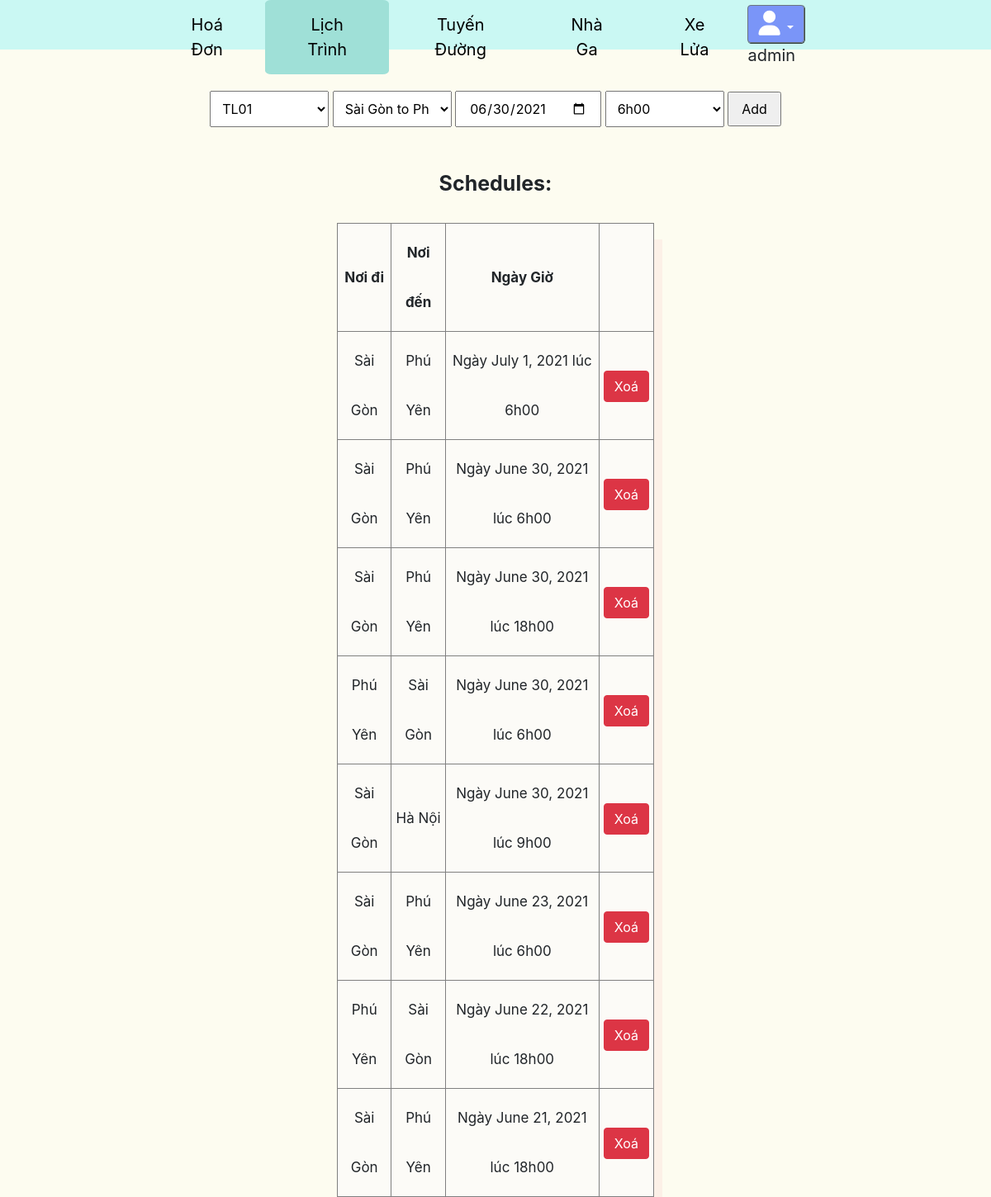
The app's page /schedules/ (signed in) with its own data.
### core/models.py (models this page shows, shortened)
class Schedule(models.Model):
    train = models.ForeignKey(Train, related_name='trains', on_delete=models.CASCADE)
    start_day = models.DateField(auto_now=False, auto_now_add=False)
    start_time = models.TimeField(choices=TIME_SCHEDULE_CHOICE)
    route = models.ForeignKey(Route, related_name='routes', on_delete=models.CASCADE)
    status = models.CharField(default = "", max_length=50, null=True,blank=True)

class Route(models.Model):
    departure = models.ForeignKey(Station, related_name='stations_departure', on_delete=models.CASCADE)
    destination = models.ForeignKey(Station, related_name='stations_destination', on_delete=models.CASCADE)
    def __str__(self) -> str:
        return self.departure.name + " to " + self.destination.name

class Station(models.Model):
    name = models.CharField(default = "", max_length = 50)
    address = models.CharField(default = "",max_length = 255)
    def __str__(self) -> str:
        return self.name

### core/views.py (the view, shortened to what this page needs)
# urls.py: path('schedules/', Schedules.as_view(), name='schedules'),
@method_decorator(staff_member_required, name='dispatch')
class Schedules(View):
    def get(self,request):
        trains = Train.objects.all()
        routes = Route.objects.all()
        schedules = Schedule.objects.all().order_by('-start_day')
        context = {
            'schedules':schedules,
            'trains':trains,
            'routes':routes,
        }
        return render(request, 'core/schedules.html',context)

### core/models.py (called while the page is built)
    def __str__(self) -> str:
        return self.name

### core/templates/core/schedules.html (shortened to what this page needs)
{% extends 'core/base_manage.html' %} {% load static %} {% block head %}
<link rel="stylesheet" href="{% static 'css/RTT.css' %}" />
{% endblock head %}
{% block contain %}
<div class="main">
  <form action="" method="post">
    <select name="train">
      {% for train in trains %}
      <option value="{{train.id}}">{{train}}</option>
      {% endfor %}
    </select>
    <select name="route">
      {% for route in routes %}
      <option value="{{route.id}}">{{route}}</option>
      {% endfor %}
    </select>
    <input type="date" name="start_day" id="start_day" required />
    <select name="start_time">
      <option value="06:00:00">6h00</option>
    </select>
    <input type="submit" value="Add" />
  </form>
  <fieldset>
    <legend id="myLegend">Schedules:</legend>
    <table border="1px solid gray">
      <tr border="1px solid gray">
        <th style="padding: 5px">Nơi đi</th>
        <th style="padding: 5px">Nơi đến</th>
        <th style="padding: 5px">Ngày Giờ</th>
        <th style="padding: 5px"></th>
      </tr>
      {% for schedule in schedules %}
      <tr border="1px solid gray">
        <td style="padding: 5px">{{schedule.route.departure}}</td>
        <td style="padding: 5px">{{schedule.route.destination}}</td>
        <td style="padding: 5px">
          Ngày {{schedule.start_day}} lúc {{schedule.get_start_time_display}}
        </td>
        <td style="padding: 5px"><button class="btn btn-danger"><a style="color:white" href="{% url 'delete-schedule' schedule.id %}">Xoá</a></button></td>
      </tr>
      {% endfor %}
    </table>
  </fieldset>
</div>
{% endblock contain %}

### core/templates/core/base_manage.html (shortened to what this page needs)
{% load static %}
<!DOCTYPE html>
<html lang="en">
  <head>
    <link
      rel="stylesheet"
      href="https://stackpath.bootstrapcdn.com/bootstrap/4.3.1/css/bootstrap.min.css"
    />
    <link rel="stylesheet" href="{% static 'css/base1.css' %}" />
    {% block head %} {% endblock head %}
  </head>
  <body>
    <header>
      <div class="container_header">
        <div class="container_menu">
          <ul class="menu_header">
            <li class="item_header"><a href="{% url 'bills' %}">Hoá Đơn</a></li>
            <li class="item_header">
              <a href="{% url 'schedules' %}">Lịch Trình</a>
            </li>
            <li class="item_header">
              <a href="{% url 'routes' %}">Tuyến Đường</a>
            </li>
            <li class="item_header">
              <a href="{% url 'stations' %}">Nhà Ga</a>
            </li>
            <li class="item_header"><a href="{% url 'trains' %}">Xe Lửa</a></li>
          </ul>
        </div>
        {% if user.username %}
        <div class="contain_login">
          <div class="dropdown open">
            <button
              class="btn btn-secondary dropdown-toggle btnProfile"
              type="button"
              id="triggerId"
              data-toggle="dropdown"
              aria-haspopup="true"
              aria-expanded="false"
            >
              <i class="fas fa-user userSize"></i>
            </button>
            <span>{{user.username}}</span>
          </div>
        </div>
        {% else %}
        <a href="{% url 'login' %}">Login</a>
        {% endif %}
      </div>
    </header>
    {% block contain %}{% endblock contain %}
  </body>
</html>

### static/css/base1.css (style rules this page uses)
.activePage { background-color: #9fe0d7; }
.activePage a { color: blue; }
* { margin: 0; padding: 0; box-sizing: border-box; }
body { max-width: 100vw; max-height: 100vh; background: #fdfcf0; }
header { height: 60px; background: #caf8f3; }
header .container_header { width: 70%; margin: auto; display: flex; justify-content: space-between; }
header .container_header .container_menu { text-align: center; }
header .container_header .container_menu .menu_header { display: flex; justify-content: space-between; }
header .container_header .container_menu .menu_header .item_header { font-size: 20px; list-style: none; padding: 15px 40px; transition: 0.7s; border-radius: 5%; }
header .container_header .container_menu .menu_header .item_header a { color: black; text-decoration: none; transition: 0.5s; }
header .container_header .contain_login { padding-top: 6px; font-size: 20px; }
header .container_header .contain_login div .btnProfile { background: rgba(0, 0, 255, 0.4); -webkit-box-shadow: black 0.5px 0.5px 0.5px 0.2px; box-shadow: black 0.5px 0.5px 0.5px 0.2px; }
header .container_header .contain_login div .btnProfile .userSize { font-size: 30px; }

### static/css/RTT.css (style rules this page uses)
* { margin: 0; padding: 0; box-sizing: border-box; }
.main { width: 80%; margin: auto; text-align: center; margin-top: 50px; }
.main form { width: 100%; }
.main select { width: 15%; padding: 10px; }
.main input { padding: 7px 15px; }
.main legend { font-size: 25px; font-weight: bold; padding: 50px 0 20px 0; }
.main table { width: 40%; margin: auto; background-color: #fcfbf7; box-shadow: 10px 20px #fcf0e7; }
.main table th, .main table td { line-height: 60px; font-size: 17px; }

### records on screen
Schedule: route.departure "Sài Gòn", route.destination "Phú Yên", start_day "July 1, 2021", start_time "6h00"
Schedule: route.departure "Sài Gòn", route.destination "Phú Yên", start_day "June 30, 2021", start_time "6h00"
Schedule: route.departure "Sài Gòn", route.destination "Phú Yên", start_day "June 30, 2021", start_time "18h00"
Schedule: route.departure "Phú Yên", route.destination "Sài Gòn", start_day "June 30, 2021", start_time "6h00"
Schedule: route.departure "Sài Gòn", route.destination "Hà Nội", start_day "June 30, 2021", start_time "9h00"
Schedule: route.departure "Sài Gòn", route.destination "Phú Yên", start_day "June 23, 2021", start_time "6h00"
Schedule: route.departure "Phú Yên", route.destination "Sài Gòn", start_day "June 22, 2021", start_time "18h00"
Schedule: route.departure "Sài Gòn", route.destination "Phú Yên", start_day "June 21, 2021", start_time "18h00"

### other values on screen
{{ user.username }} "admin"
form field train "TL01"
form field route "Sài Gòn to Phú Yên"
